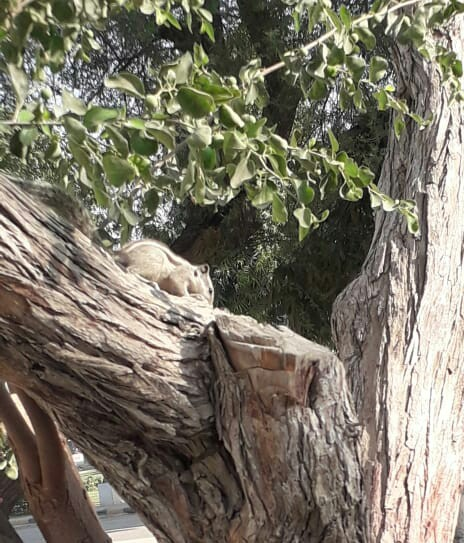
#> input picture Computer Vision/Images/image1.jpg, 464 x 543 px, found by its file name
$ python 'Applying Borders to Images.py'
#> lines starting #> are read from the running program, lines starting #| are printed output that depends on the picture
import cv2
import numpy as np

#Reading the image from Images
img = cv2.imread(".\Images\image1.jpg")
#> img is the input picture: shape (543, 464, 3); mean B, G, R 101.4, 116.2, 121.4

#Configuring the settings for the border
pad_top = pad_bottom = pad_left = pad_right = 20 #All paddings are set to 20px

#Applying different kinds of borders on the image

#Constant Border i.e. replaces the provided padding with a solid color filled border
value = [0, 255, 255] #Colouring the border Yellow (only applicable for CONSTANT BORDER)
const = cv2.copyMakeBorder(img, pad_top, pad_bottom, pad_left, pad_right, cv2.BORDER_CONSTANT, value=value)
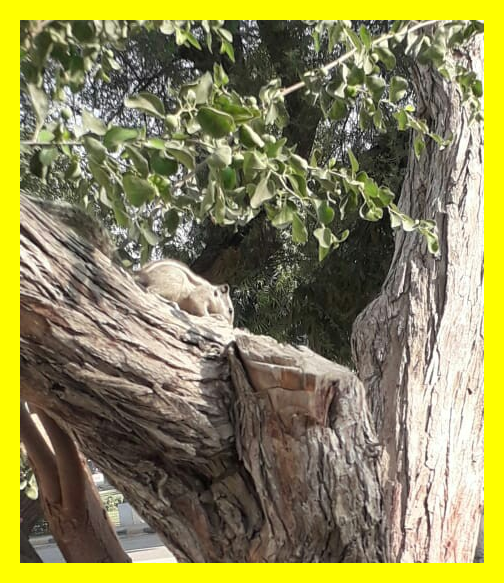
#> const: shape (583, 504, 3); mean B, G, R 86.9, 136, 140.5
cv2.imshow('Constant Border Image', const)
cv2.waitKey(0)

#Replicate Border i.e. replaces the provided padding with a replicated image border
replicate = cv2.copyMakeBorder(img, pad_top, pad_bottom, pad_left, pad_right, cv2.BORDER_REPLICATE)
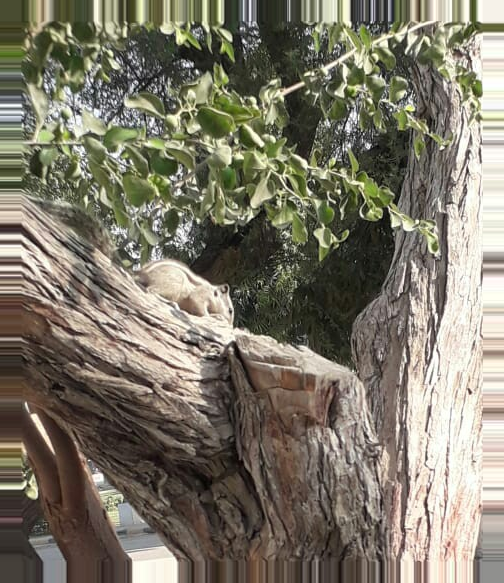
#> replicate: shape (583, 504, 3); mean B, G, R 105, 119.8, 125.1
cv2.imshow('Replicate Border Image', replicate)
cv2.waitKey(0)

#Reflect Border i.e. replaces the provided padding with a reflected image border
reflect = cv2.copyMakeBorder(img, pad_top, pad_bottom, pad_left, pad_right, cv2.BORDER_REFLECT)
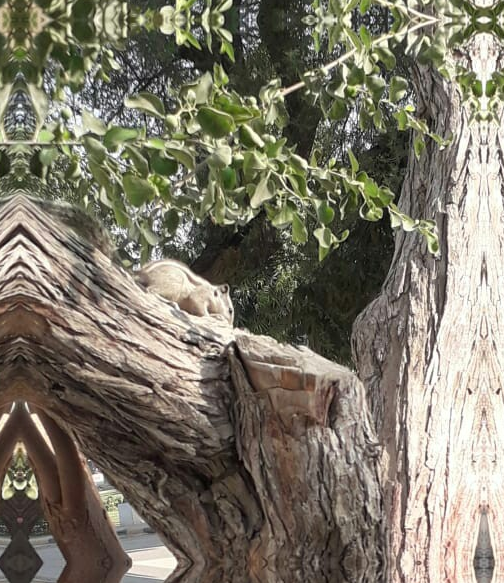
#> reflect: shape (583, 504, 3); mean B, G, R 104.4, 119.3, 124.7
cv2.imshow('Reflect Border Image', reflect)
cv2.waitKey(0)

#Reflect 101 Border i.e. replaces the provided padding with a reflected image border with slight adjustment
reflect101 = cv2.copyMakeBorder(img, pad_top, pad_bottom, pad_left, pad_right, cv2.BORDER_REFLECT_101)
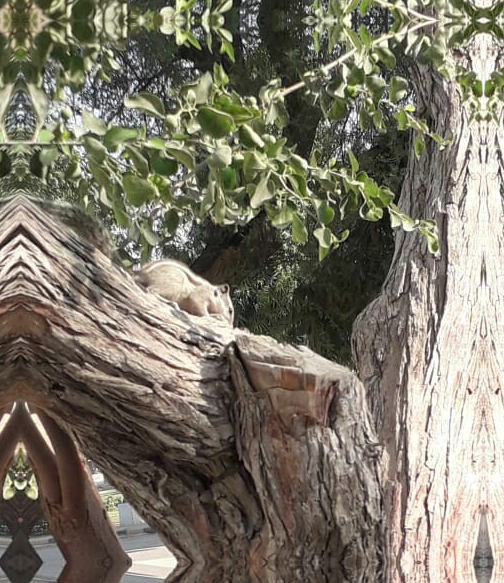
#> reflect101: shape (583, 504, 3); mean B, G, R 104.4, 119.3, 124.6
cv2.imshow('Reflect 101 Border Image', reflect101)
cv2.waitKey(0)

#Wrap Border i.e. replaces the provided padding with a wrapped image border
wrap = cv2.copyMakeBorder(img, pad_top, pad_bottom, pad_left, pad_right, cv2.BORDER_WRAP)
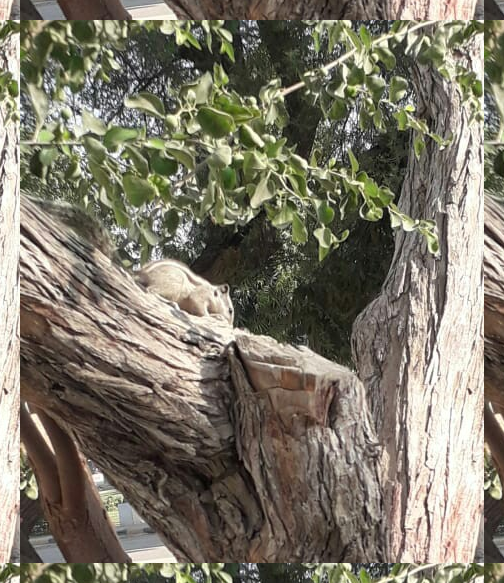
#> wrap: shape (583, 504, 3); mean B, G, R 104.4, 119.3, 124.7
cv2.imshow('Wrap Border Image', wrap)
cv2.waitKey(0)

cv2.destroyAllWindows()

$ run again, with Computer Vision/Images/image2.jpg copied over Computer Vision/Images/image1.jpg
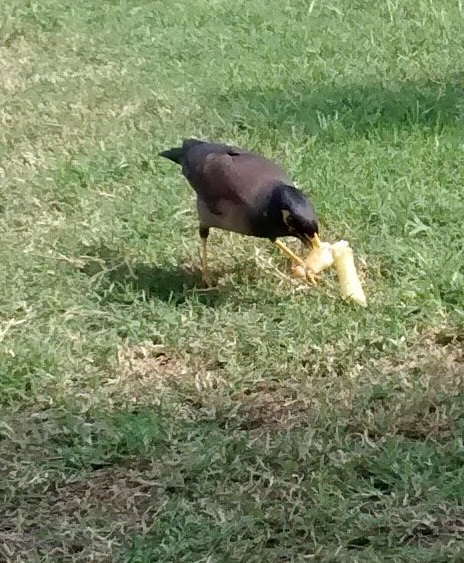
#> input picture Computer Vision/Images/image2.jpg, 464 x 563 px, found by its file name
#> img is the input picture: shape (563, 464, 3); mean B, G, R 98.7, 136.4, 123.2
#> `const = cv2.copyMakeBorder(img, pad_top, pad_bottom, pad_left, pad_rig..`:
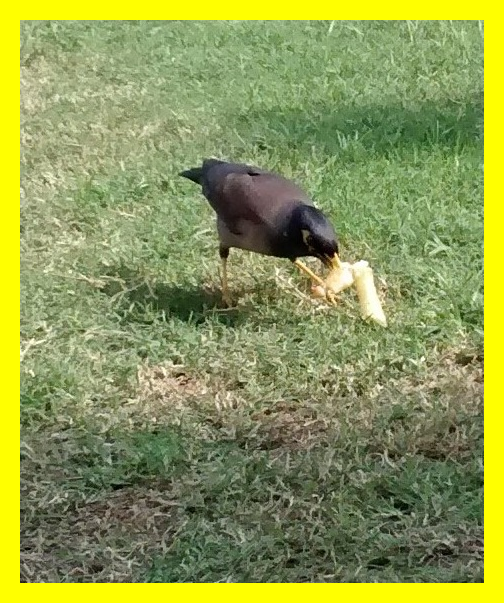
#> const: shape (603, 504, 3); mean B, G, R 84.8, 153, 141.7
#> `wrap = cv2.copyMakeBorder(img, pad_top, pad_bottom, pad_left, pad_righ..`:
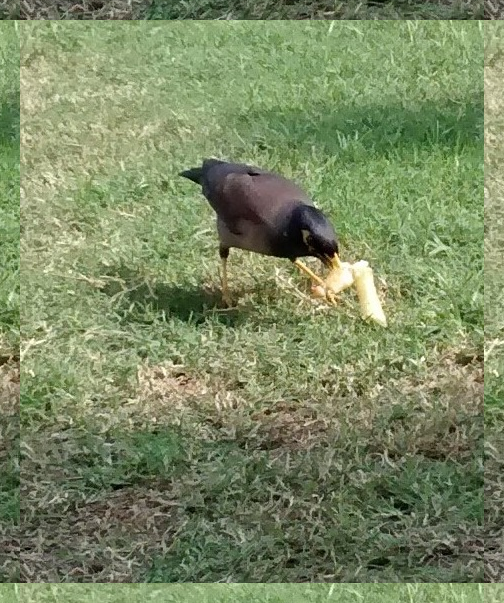
#> wrap: shape (603, 504, 3); mean B, G, R 98.9, 136.6, 123.1
